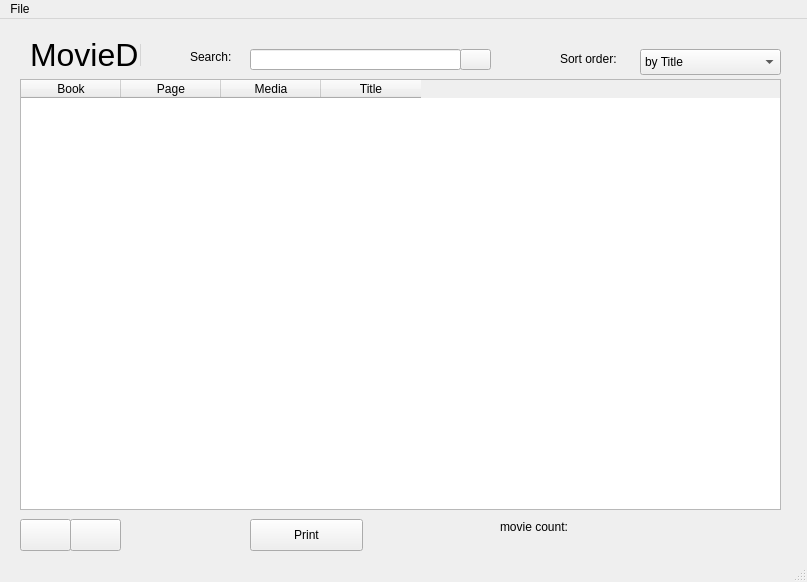
<?xml version="1.0" encoding="UTF-8"?>
<ui version="4.0">
 <class>MainWindow</class>
 <widget class="QMainWindow" name="MainWindow">
  <property name="geometry">
   <rect>
    <x>0</x>
    <y>0</y>
    <width>807</width>
    <height>582</height>
   </rect>
  </property>
  <property name="windowTitle">
   <string>MovieDB</string>
  </property>
  <widget class="QWidget" name="centralwidget">
   <widget class="QLabel" name="label">
    <property name="geometry">
     <rect>
      <x>30</x>
      <y>20</y>
      <width>111</width>
      <height>31</height>
     </rect>
    </property>
    <property name="font">
     <font>
      <pointsize>24</pointsize>
     </font>
    </property>
    <property name="text">
     <string>MovieDB</string>
    </property>
   </widget>
   <widget class="QTableWidget" name="tableWidget">
    <property name="geometry">
     <rect>
      <x>20</x>
      <y>60</y>
      <width>761</width>
      <height>431</height>
     </rect>
    </property>
    <column>
     <property name="text">
      <string>Book</string>
     </property>
    </column>
    <column>
     <property name="text">
      <string>Page</string>
     </property>
    </column>
    <column>
     <property name="text">
      <string>Media</string>
     </property>
     <property name="textAlignment">
      <set>AlignCenter</set>
     </property>
    </column>
    <column>
     <property name="text">
      <string>Title</string>
     </property>
    </column>
   </widget>
   <widget class="QLabel" name="label_2">
    <property name="geometry">
     <rect>
      <x>500</x>
      <y>500</y>
      <width>81</width>
      <height>16</height>
     </rect>
    </property>
    <property name="text">
     <string>movie count:</string>
    </property>
   </widget>
   <widget class="QLabel" name="movieCount">
    <property name="geometry">
     <rect>
      <x>590</x>
      <y>500</y>
      <width>91</width>
      <height>16</height>
     </rect>
    </property>
    <property name="text">
     <string/>
    </property>
   </widget>
   <widget class="QPushButton" name="addMovie">
    <property name="geometry">
     <rect>
      <x>20</x>
      <y>500</y>
      <width>51</width>
      <height>32</height>
     </rect>
    </property>
    <property name="toolTip">
     <string>Add new movies...</string>
    </property>
    <property name="text">
     <string/>
    </property>
    <property name="icon">
     <iconset>
      <normaloff>add.png</normaloff>add.png</iconset>
    </property>
   </widget>
   <widget class="QPushButton" name="deleteMovie">
    <property name="geometry">
     <rect>
      <x>70</x>
      <y>500</y>
      <width>51</width>
      <height>32</height>
     </rect>
    </property>
    <property name="toolTip">
     <string>Remove the selected movie(s)</string>
    </property>
    <property name="text">
     <string/>
    </property>
    <property name="icon">
     <iconset>
      <normaloff>remove.png</normaloff>remove.png</iconset>
    </property>
   </widget>
   <widget class="QLabel" name="label_3">
    <property name="geometry">
     <rect>
      <x>560</x>
      <y>30</y>
      <width>71</width>
      <height>20</height>
     </rect>
    </property>
    <property name="text">
     <string>Sort order:</string>
    </property>
   </widget>
   <widget class="QComboBox" name="sortOrder">
    <property name="geometry">
     <rect>
      <x>640</x>
      <y>30</y>
      <width>141</width>
      <height>26</height>
     </rect>
    </property>
    <item>
     <property name="text">
      <string>by Title</string>
     </property>
    </item>
    <item>
     <property name="text">
      <string>by Book number</string>
     </property>
    </item>
   </widget>
   <widget class="QPushButton" name="printButton">
    <property name="geometry">
     <rect>
      <x>250</x>
      <y>500</y>
      <width>113</width>
      <height>32</height>
     </rect>
    </property>
    <property name="toolTip">
     <string>Save printable copy of the movie list on disk</string>
    </property>
    <property name="text">
     <string>Print</string>
    </property>
    <property name="icon">
     <iconset>
      <normaloff>printer.png</normaloff>printer.png</iconset>
    </property>
   </widget>
   <widget class="QLabel" name="label_4">
    <property name="geometry">
     <rect>
      <x>190</x>
      <y>30</y>
      <width>51</width>
      <height>16</height>
     </rect>
    </property>
    <property name="text">
     <string>Search:</string>
    </property>
   </widget>
   <widget class="QLineEdit" name="searchTerm">
    <property name="geometry">
     <rect>
      <x>250</x>
      <y>30</y>
      <width>211</width>
      <height>21</height>
     </rect>
    </property>
   </widget>
   <widget class="QPushButton" name="clearSearch">
    <property name="geometry">
     <rect>
      <x>460</x>
      <y>30</y>
      <width>31</width>
      <height>21</height>
     </rect>
    </property>
    <property name="font">
     <font>
      <pointsize>11</pointsize>
     </font>
    </property>
    <property name="toolTip">
     <string>Delete the search text</string>
    </property>
    <property name="text">
     <string/>
    </property>
    <property name="icon">
     <iconset>
      <normaloff>delete.png</normaloff>delete.png</iconset>
    </property>
   </widget>
  </widget>
  <widget class="QMenuBar" name="menubar">
   <property name="geometry">
    <rect>
     <x>0</x>
     <y>0</y>
     <width>807</width>
     <height>24</height>
    </rect>
   </property>
   <widget class="QMenu" name="menuFile">
    <property name="title">
     <string>File</string>
    </property>
    <addaction name="actionExit"/>
   </widget>
   <addaction name="menuFile"/>
  </widget>
  <widget class="QStatusBar" name="statusbar"/>
  <action name="actionExit">
   <property name="text">
    <string>Exit</string>
   </property>
  </action>
 </widget>
 <resources/>
 <connections/>
</ui>
